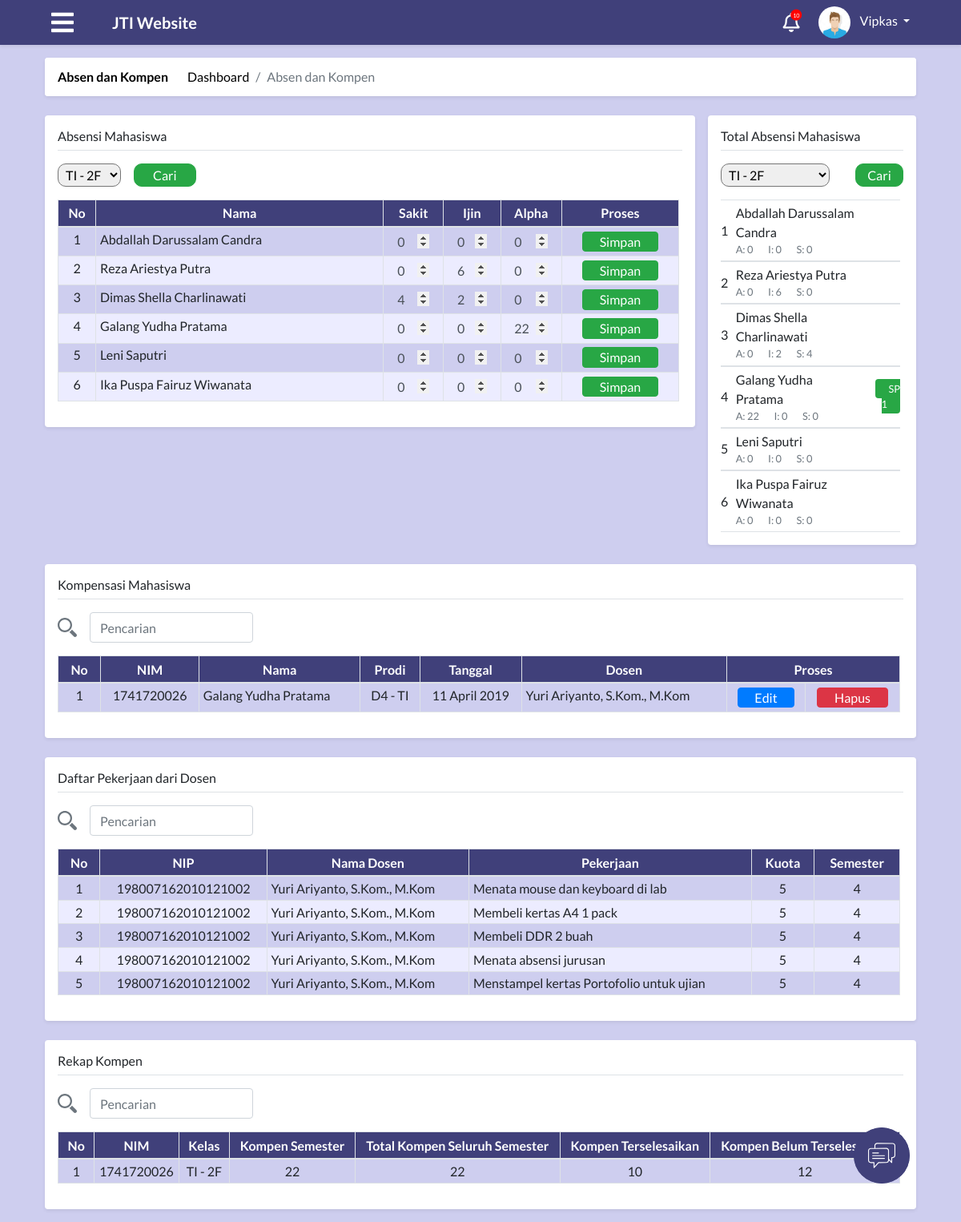
The app's page /module/index.php?module=absenKompen (signed in) with its own data.
### tables this page shows
CREATE TABLE `tabel_admin` (
  `id_admin` int(30) NOT NULL,
  `nama` varchar(50) NOT NULL,
  `nip` int(20) NOT NULL,
  `alamat` text,
  `tempat_lahir` varchar(50) DEFAULT NULL,
  `tangal_lahir` date DEFAULT NULL,
  `id_user` int(11) NOT NULL,
  `waktu_edit` datetime NOT NULL
);

CREATE TABLE `tabel_absensi` (
  `id_absensi` int(30) NOT NULL,
  `id_mahasiswa` int(30) NOT NULL,
  `sakit` int(30) NOT NULL DEFAULT '0',
  `ijin` int(30) NOT NULL DEFAULT '0',
  `alpa` int(30) NOT NULL DEFAULT '0',
  `jumlah` int(30) NOT NULL DEFAULT '0',
  `id_status_mahasiswa` int(30) DEFAULT NULL,
  `id_semester` int(11) NOT NULL
);

CREATE TABLE `tabel_mahasiswa` (
  `id_mahasiswa` int(30) NOT NULL,
  `id_prodi` int(30) NOT NULL,
  `id_kelas` int(30) NOT NULL,
  `id_semester` int(11) NOT NULL,
  `nim` varchar(50) NOT NULL,
  `nama` varchar(100) NOT NULL,
  `alamat` varchar(250) DEFAULT NULL,
  `jenis_kelamin` enum('laki-laki','perempuan') NOT NULL,
  `tempat_lahir` varchar(50) DEFAULT NULL,
  `tanggal_lahir` date DEFAULT NULL,
  `foto` text,
  `waktu_edit` datetime DEFAULT NULL,
  `id_user` int(11) NOT NULL
);

CREATE TABLE `tabel_kompen` (
  `id_kompen` int(30) NOT NULL,
  `id_mahasiswa` int(30) NOT NULL,
  `id_dosen` int(11) DEFAULT NULL,
  `id_semester` int(11) NOT NULL,
  `jumlah_jam` int(30) NOT NULL,
  `waktu` datetime NOT NULL,
  `id_pekerjaan_kompen` int(11) DEFAULT NULL,
  `waktu_verifikasi` datetime NOT NULL,
  `status_verifikasi` enum('sudah terverifikasi','belum terverifikasi') NOT NULL DEFAULT 'belum terverifikasi'
);

CREATE TABLE `tabel_prodi` (
  `id_prodi` int(30) NOT NULL,
  `nama` varchar(50) NOT NULL,
  `kode` varchar(30) NOT NULL
);

CREATE TABLE `tabel_dosen` (
  `id_dosen` int(30) NOT NULL,
  `nip` varchar(50) NOT NULL,
  `nama` varchar(200) NOT NULL,
  `alamat` text,
  `jenis_kelamin` enum('laki-laki','perempuan') NOT NULL,
  `tempat_lahir` varchar(50) DEFAULT NULL,
  `tanggal_lahir` date DEFAULT NULL,
  `foto` text,
  `id_user` int(11) NOT NULL,
  `waktu_edit` datetime NOT NULL
);

CREATE TABLE `tabel_pekerjaan_kompen` (
  `id_pekerjaan_kompen` int(30) NOT NULL,
  `id_dosen` int(30) NOT NULL,
  `nama` text NOT NULL,
  `kuota` int(11) NOT NULL,
  `id_semester` int(11) NOT NULL
);

CREATE TABLE `tabel_semester` (
  `id_semester` int(30) NOT NULL,
  `semester` int(11) NOT NULL
);

CREATE TABLE `tabel_kelas` (
  `id_kelas` int(30) NOT NULL,
  `kode_kelas` varchar(50) NOT NULL,
  `id_prodi` int(10) NOT NULL,
  `tingkat` int(11) NOT NULL
);

### module/admin/absen & kompen/absenKompen.php (the view, shortened to what the rows shown need)
<?php
include "../config/connection.php";
include "../process/proses_absenKompen.php";
?>
<main role="main" class="container-fluid" id="absenKompen">
  <div class="row">
    <div class="col-md-9 p-0">
      <div class="m-2 p-3 bg-white mb-3 rounded shadow-sm">
          <div class="container-fluid mt-3 p-0 m-0">
            <div class="row scrollbar mr-0" id="absen">
              <div class="col-md-12 pr-1 d-flex justify-content-center">
                <?php
                if(isset($_POST["cariAbsen"])){
                  $resultAbsensi=absensi($con, $_POST["kelas"]);
                }
                else{
                  $resultAbsensi=absensi($con, minKelas($con));
                }
                if (mysqli_num_rows($resultAbsensi) > 0){
                ?>
                <table class="table table-striped table-bordered text-center">
                  <thead>
                    <tr>
                      <th id="absenNo">No</th>
                      <th id="absenNama">Nama</th>
                      <th id="absenSakit">Sakit</th>
                      <th id="absenIjin">Ijin</th>
                      <th id="absenAlpha">Alpha</th>
                      <th id="absenProses">Proses</th>
                    </tr>
                  </thead>
                  <tbody>
                    <?php
                    $no=1;
                    while($rowAbsensi = mysqli_fetch_assoc($resultAbsensi)){
                    ?>
                      <tr>
                        <td><?php echo $no; ?></td>
                        <td class="text-left"><?php echo $rowAbsensi["nama"]; ?></td>
                        <td>
                          <input type="number" id="sakit<?php echo $rowAbsensi["id_absensi"]; ?>" class="form-control bg-transparent" min="0" value="<?php echo $rowAbsensi["sakit"]; ?>" name="sakit">
                        </td>
                        <td>
                          <input type="number" id="ijin<?php echo $rowAbsensi["id_absensi"]; ?>" class="form-control bg-transparent" min="0" value="<?php echo $rowAbsensi["ijin"]; ?>" name="ijin">
                        </td>
                        <td>
                          <input type="number" id="alpa<?php echo $rowAbsensi["id_absensi"]; ?>" class="form-control bg-transparent" min="0" value="<?php echo $rowAbsensi["alpa"]; ?>" name="alpha">
                        </td>
                        <td><input type="button" value="Simpan" id="<?php echo $rowAbsensi["id_absensi"]; ?>" class="btn btn-success submit-absen"></td>
                      </tr>
                    <?php
                    $no++;
                    }
                    ?>
                  </tbody>
                </table>
                <?php
                } else{
                  ?>
                  <div class="text-center">
                    <p class="text-muted">Data Kosong</p>
                  </div>
                <?php
                }
                ?>
              </div>
            </div>
          </div>
      </div>
    </div>
    <div class="col-md-3 p-0">
      <div class="m-2 p-3 bg-white mb-3 rounded shadow-sm">
        <div class="container-fluid scrollbar m-0 pr-0" id="totalAbsen">
          <?php
          if(isset($_POST["cariTotal"])){
            $resultTotal=absensi($con, $_POST["kelas"]);
          }
          else{
            $resultTotal=absensi($con, minKelas($con));
          }
          if (mysqli_num_rows($resultTotal) > 0){
            $no=1;
            while($rowTotal = mysqli_fetch_assoc($resultTotal)){
              ?>
              <div class="row border-bottom border-top pt-1 pb-1 mr-1">
                <div class="col-md-1 align-self-center p-0">
                  <span><?php echo $no;?></span>
                </div>
                <div class="col-md-8 p-0 align-self-center">
                  <span><?php echo $rowTotal["nama"];?></span> <br>
                  <small class="text-muted">
                    <span class="mr-3">A: <?php echo $rowTotal["alpa"];?></span>
                    <span class="mr-3">I: <?php echo $rowTotal["ijin"];?></span>
                    <span class="mr-3">S: <?php echo $rowTotal["sakit"];?></span>
                  </small>
                </div>
                <div class="col-md-3 text-right align-self-center p-0">
                  <?php
                  if($rowTotal["keterangan"]=="SP1"){
                    ?>
                    <small><span class="bg-success text-white pt-1 pb-1 pr-3 pl-3 rounded">SP 1</span></small>
                    <?php
                  } else if($rowTotal["keterangan"]=="SP2"){
                    ?>
                    <small><span class="bg-orange text-white pt-1 pb-1 pr-3 pl-3 rounded">SP 2</span></small>
                    <?php
                  } else if($rowTotal["keterangan"]=="SP3"){
                    ?>
                    <small><span class="bg-danger text-white pt-1 pb-1 pr-3 pl-3 rounded">SP 3</span></small>
                    <?php
                  }
                  ?>
                </div>
              </div>
          <?php
            $no++;
            }
          } else{
            ?>
            <div class="text-center">
              <p class="text-muted">Data Kosong</p>
            </div>
          <?php
          }
          ?>
        </div>
      </div>
    </div>
    <div class="col-md-12 p-0">
      <div class="m-2 p-3 bg-white mb-3 rounded shadow-sm">
        <div class="container-fluid mt-3 p-0">
          <div class="row mt-3 mr-0 pr-0 scrollbar" id="dataKompen">
            <div class="col-md-12 pr-1 d-flex justify-content-center">
              <?php
              $resultKompen=kompen($con);
              if (mysqli_num_rows($resultKompen) > 0){
              ?>
              <table class="table table-striped table-bordered text-center">
                <thead>
                  <tr>
                    <th>No</th>
                    <th>NIM</th>
                    <th>Nama</th>
                    <th>Prodi</th>
                    <th>Tanggal</th>
                    <th>Dosen</th>
                    <th colspan="2">Proses</th>
                  </tr>
                </thead>
                <tbody>
                  <?php
                  $no=1;
                  while($rowKompen = mysqli_fetch_assoc($resultKompen)){
                    ?>
                  <tr class="itemKompen">
                    <td class="tampil-detail" data-id="<?php echo $rowKompen["id_kompen"];?>"><?php echo $no;?></td>
                    <td class="tampil-detail nim" data-id="<?php echo $rowKompen["id_kompen"];?>"><?php echo $rowKompen["nim"];?></td>
                    <td class="text-left tampil-detail nama-mhs" data-id="<?php echo $rowKompen["id_kompen"];?>"><?php echo $rowKompen["namaMhs"];?></td>
                    <td class="tampil-detail prodi" data-id="<?php echo $rowKompen["id_kompen"];?>"><?php echo prodi($con, $rowKompen["kode"]);?></td>
                    <td class="tampil-detail nama-dosen" data-id="<?php echo $rowKompen["id_kompen"];?>"><?php echo tampilTanggal($rowKompen["waktu"]);?></td>
                    <td class="text-left tampil-detail waktu" data-id="<?php echo $rowKompen["id_kompen"];?>"><?php echo $rowKompen["namaDosen"];?></td>
                    <td><button type="button" id="<?php echo $rowKompen["id_kompen"];?>" class="btn btn-primary edit-kompen" data-toggle="modal" data-target="#modalEditKompen">Edit</button></td>
                    <td><button type="button" id="<?php echo $rowKompen["id_kompen"];?>"  class="btn btn-danger hapus-kompen" data-toggle="modal" data-target="#modalHapusKompen">Hapus</button></td>
                  </tr>
                  <?php
                  }
                  ?>
                </tbody>
              </table>
                <?php
              }
              ?>
            </div>
          </div>
        </div>
      </div>
    </div>
    <div class="col-md-12 p-0">
      <div class="m-2 p-3 bg-white mb-3 rounded shadow-sm">
        <div class="container-fluid mt-3 p-0">
          <div class="row mt-3 mr-0 pr-0 scrollbar" id="dataPekerjaan">
            <div class="col-md-12 pr-1 d-flex justify-content-center">
            <?php
              $resultPekerjaan=pekerjaan($con);
              if (mysqli_num_rows($resultPekerjaan) > 0){
              ?>
              <table class="table table-striped table-bordered text-center">
                <thead>
                  <tr>
                    <th>No</th>
                    <th>NIP</th>
                    <th class="text-nowrap">Nama Dosen</th>
                    <th>Pekerjaan</th>
                    <th>Kuota</th>
                    <th>Semester</th>
                  </tr>
                </thead>
                <tbody>
                <?php
                  $no=1;
                  while($rowPekerjaan = mysqli_fetch_assoc($resultPekerjaan)){
                  ?>
                    <tr class="itemPekerjaan">
                      <td><?php echo $no; ?></td>
                      <td class="nip"><?php echo $rowPekerjaan["nip"]; ?></td>
                      <td class="nama-dosen text-left"><?php echo $rowPekerjaan["namaDosen"]; ?></td>
                      <td class="nama-pekerjaan text-left"><?php echo $rowPekerjaan["nama"]; ?></td>
                      <td><?php echo $rowPekerjaan["kuota"]; ?></td>
                      <td><?php echo $rowPekerjaan["semester"]; ?></td>
                    </tr>
                  <?php
                  $no++;
                  }
                  ?>
                </tbody>
              </table>
                <?php
              }
              ?>
            </div>
          </div>
        </div>
      </div>
    </div>
    <div class="col-md-12 p-0">
      <div class="m-2 p-3 bg-white mb-3 rounded shadow-sm">
        <div class="container-fluid mt-3 p-0">
          <div class="row mt-3 mr-0 pr-0 scrollbar" id="rekapKompen">
            <div class="col-md-12 pr-1">
            <?php
              $resultRekap=rekap($con);
              if (mysqli_num_rows($resultRekap) > 0){
              ?>
              <table class="table table-striped table-bordered text-center">
                <thead>
                  <tr>
                    <th>No</th>
                    <th>NIM</th>
                    <th>Kelas</th>
                    <th>Kompen Semester</th>
                    <th class="text-nowrap">Total Kompen Seluruh Semester</th>
                    <th class="text-nowrap">Kompen Terselesaikan</th>
                    <th class="text-nowrap">Kompen Belum Terselesaikan</th>
                  </tr>
                </thead>
                <tbody>
                <?php
                  $no=1;
                  while($rowRekap = mysqli_fetch_assoc($resultRekap)){
                  ?>
                    <tr class="itemRekap">
                      <td><?php echo $no; ?></td>
                      <td class="nim"><?php echo $rowRekap["nim"] ?></td>
                      <td class="kelas"><?php echo tampilKelas($con, $rowRekap["id_kelas"]) ?></td>
                      <td><?php echo kompenSemester($con, $rowRekap["id_mahasiswa"], $rowRekap["id_semester"]) ?></td>
                      <td><?php echo totalKompen($con, $rowRekap["id_mahasiswa"]) ?></td>
                      <td><?php echo kompenSelesai($con, $rowRekap["id_mahasiswa"]) ?></td>
                      <td><?php echo totalKompen($con, $rowRekap["id_mahasiswa"])-kompenSelesai($con, $rowRekap["id_mahasiswa"]) ?></td>
                    </tr>
                  <?php
                  $no++;
                  }
                  ?>
                </tbody>
              </table>
                <?php
              }
              ?>
            </div>
          </div>
        </div>
      </div>
    </div>
  </div>
</main>

### module/index.php (shortened to what the rows shown need)
<?php
include "../config/connection.php";
$level = $_SESSION['level'];
$idUser = $_SESSION['id'];
?>
<?php
switch ($level) {
  case 'admin':
    $queryUser = "SELECT a.*, b.* FROM tabel_user a, tabel_admin b WHERE a.id_user=$idUser and a.id_user=b.id_user";
    $resultUser = mysqli_query($con, $queryUser);
    $rowUser = mysqli_fetch_assoc($resultUser);
    $namaUser = $rowUser["nama"];
    break;
}
?>
<!DOCTYPE html>
<html>
<head>
  <?php
  include "../config/styles.php";
  ?>
</head>
<body>
  <nav class="app-navbar navbar navbar-expand-md navbar-dark bg-blue shadow-sm sticky-top mb-2">
    <div class="collapse navbar-collapse" id="navbarCollapse">
      <div class="dropdown mr-5">
        <img class="dropdown-toggle nav-profile-photo ml-4 " src="../attachment/img/avatar.jpeg" data-toggle="dropdown" aria-haspopup="true" aria-expanded="false">
        <a href="#" class="dropdown-toggle ml-2 profile-link" id="dropdownMenuButton" data-toggle="dropdown" aria-haspopup="true" aria-expanded="false"><?php echo ($namaUser); ?>&nbsp;<b class="caret"></b></a>
      </div>
    </div>
  </nav>
  <div class="container-fluid px-5">
    <?php
    $module = $_GET["module"];
    if ($level == "mahasiswa") {
      switch ($module) {
        case "home":
          include "mahasiswa/home.php";
          break;
        case "kompenAbsen":
          include "mahasiswa/kompenAbsen.php";
          break;
        case "coba":
          include "mahasiswa/coba.php";
          break;
        case "krs":
          include "mahasiswa/krs.php";
          break;
        case "jadwal":
          include "mahasiswa/jadwal.php";
          break;
        case "nilai":
          include "mahasiswa/nilai.php";
          break;
        case "nilaiError":
          include "mahasiswa/nilaiError.php";
          break;
        case "kelasKosong":
          include "mahasiswa/kelasKosong.php";
          break;
        case "notifikasi":
          include "notifikasi.php";
          break;
        default:
          include "404.php";
      }
    } else if ($level == "admin") {
      switch ($module) {
        case "absenKompen":
          include "admin/absen & kompen/absenKompen.php";
          break;
      }
    }
        ?>
  </div>
</body>
</html>

### records on screen
tabel_admin: nama "Vipkas"
tabel_absensi: id_mahasiswa.nama "Abdallah Darussalam Candra", sakit "0", ijin "0", alpha "0", alpa "0"
tabel_absensi: id_mahasiswa.nama "Reza Ariestya Putra", sakit "0", ijin "6", alpha "0", alpa "0"
tabel_absensi: id_mahasiswa.nama "Dimas Shella Charlinawati", sakit "4", ijin "2", alpha "0", alpa "0"
tabel_absensi: id_mahasiswa.nama "Galang Yudha Pratama", sakit "0", ijin "0", alpha "22", alpa "22", shows "SP 1", id_mahasiswa.nim "1741720026", id_mahasiswa.kode_kelas "TI - 2F", id_semester "22", id_mahasiswa "22", id_mahasiswa "10", id_mahasiswa "12"
tabel_absensi: id_mahasiswa.nama "Leni Saputri", sakit "0", ijin "0", alpha "0", alpa "0"
tabel_absensi: id_mahasiswa.nama "Ika Puspa Fairuz Wiwanata", sakit "0", ijin "0", alpha "0", alpa "0"
tabel_kompen: no "1", id_mahasiswa.nim "1741720026", id_mahasiswa.nama "Galang Yudha Pratama", tabel_prodi.kode "D4 - TI", waktu "11 April 2019", id_dosen.nama "Yuri Ariyanto, S.Kom., M.Kom"
tabel_pekerjaan_kompen: id_dosen.nip "198007162010121002", id_dosen.nama "Yuri Ariyanto, S.Kom., M.Kom", nama "Menata mouse dan keyboard di lab", kuota "5", id_semester.semester "4"
tabel_pekerjaan_kompen: id_dosen.nip "198007162010121002", id_dosen.nama "Yuri Ariyanto, S.Kom., M.Kom", nama "Membeli kertas A4 1 pack", kuota "5", id_semester.semester "4"
tabel_pekerjaan_kompen: id_dosen.nip "198007162010121002", id_dosen.nama "Yuri Ariyanto, S.Kom., M.Kom", nama "Membeli DDR 2 buah", kuota "5", id_semester.semester "4"
tabel_pekerjaan_kompen: id_dosen.nip "198007162010121002", id_dosen.nama "Yuri Ariyanto, S.Kom., M.Kom", nama "Menata absensi jurusan", kuota "5", id_semester.semester "4"
tabel_pekerjaan_kompen: id_dosen.nip "198007162010121002", id_dosen.nama "Yuri Ariyanto, S.Kom., M.Kom", nama "Menstampel kertas Portofolio untuk ujian", kuota "5", id_semester.semester "4"

### other values on screen
form field kelas "TI - 2F"
